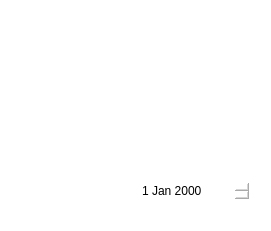
       <widget class="QGroupBox" name="attribut">
        <property name="geometry">
         <rect>
          <x>230</x>
          <y>250</y>
          <width>271</width>
          <height>231</height>
         </rect>
        </property>
        <property name="palette">
         <palette>
          <active>
           <colorrole role="Button">
            <brush brushstyle="SolidPattern">
             <color alpha="127">
              <red>255</red>
              <green>255</green>
              <blue>255</blue>
             </color>
            </brush>
           </colorrole>
           <colorrole role="BrightText">
            <brush brushstyle="SolidPattern">
             <color alpha="255">
              <red>0</red>
              <green>255</green>
              <blue>0</blue>
             </color>
            </brush>
           </colorrole>
           <colorrole role="Base">
            <brush brushstyle="SolidPattern">
             <color alpha="127">
              <red>255</red>
              <green>255</green>
              <blue>255</blue>
             </color>
            </brush>
           </colorrole>
           <colorrole role="Window">
            <brush brushstyle="SolidPattern">
             <color alpha="127">
              <red>255</red>
              <green>255</green>
              <blue>255</blue>
             </color>
            </brush>
           </colorrole>
           <colorrole role="HighlightedText">
            <brush brushstyle="SolidPattern">
             <color alpha="255">
              <red>0</red>
              <green>255</green>
              <blue>255</blue>
             </color>
            </brush>
           </colorrole>
           <colorrole role="NoRole">
            <brush brushstyle="SolidPattern">
             <color alpha="255">
              <red>170</red>
              <green>255</green>
              <blue>255</blue>
             </color>
            </brush>
           </colorrole>
          </active>
          <inactive>
           <colorrole role="Button">
            <brush brushstyle="SolidPattern">
             <color alpha="127">
              <red>255</red>
              <green>255</green>
              <blue>255</blue>
             </color>
            </brush>
           </colorrole>
           <colorrole role="BrightText">
            <brush brushstyle="SolidPattern">
             <color alpha="255">
              <red>0</red>
              <green>255</green>
              <blue>0</blue>
             </color>
            </brush>
           </colorrole>
           <colorrole role="Base">
            <brush brushstyle="SolidPattern">
             <color alpha="127">
              <red>255</red>
              <green>255</green>
              <blue>255</blue>
             </color>
            </brush>
           </colorrole>
           <colorrole role="Window">
            <brush brushstyle="SolidPattern">
             <color alpha="127">
              <red>255</red>
              <green>255</green>
              <blue>255</blue>
             </color>
            </brush>
           </colorrole>
           <colorrole role="HighlightedText">
            <brush brushstyle="SolidPattern">
             <color alpha="255">
              <red>0</red>
              <green>255</green>
              <blue>255</blue>
             </color>
            </brush>
           </colorrole>
           <colorrole role="NoRole">
            <brush brushstyle="SolidPattern">
             <color alpha="255">
              <red>170</red>
              <green>255</green>
              <blue>255</blue>
             </color>
            </brush>
           </colorrole>
          </inactive>
          <disabled>
           <colorrole role="Button">
            <brush brushstyle="SolidPattern">
             <color alpha="127">
              <red>255</red>
              <green>255</green>
              <blue>255</blue>
             </color>
            </brush>
           </colorrole>
           <colorrole role="BrightText">
            <brush brushstyle="SolidPattern">
             <color alpha="255">
              <red>0</red>
              <green>255</green>
              <blue>0</blue>
             </color>
            </brush>
           </colorrole>
           <colorrole role="Base">
            <brush brushstyle="SolidPattern">
             <color alpha="127">
              <red>255</red>
              <green>255</green>
              <blue>255</blue>
             </color>
            </brush>
           </colorrole>
           <colorrole role="Window">
            <brush brushstyle="SolidPattern">
             <color alpha="127">
              <red>255</red>
              <green>255</green>
              <blue>255</blue>
             </color>
            </brush>
           </colorrole>
           <colorrole role="HighlightedText">
            <brush brushstyle="SolidPattern">
             <color alpha="255">
              <red>0</red>
              <green>255</green>
              <blue>255</blue>
             </color>
            </brush>
           </colorrole>
           <colorrole role="NoRole">
            <brush brushstyle="SolidPattern">
             <color alpha="255">
              <red>170</red>
              <green>255</green>
              <blue>255</blue>
             </color>
            </brush>
           </colorrole>
          </disabled>
         </palette>
        </property>
        <property name="autoFillBackground">
         <bool>false</bool>
        </property>
        <property name="styleSheet">
         <string notr="true">
border-radius: 5px;
background-color: rgba(255, 255, 255, 0.5);</string>
        </property>
        <property name="title">
         <string/>
        </property>
        <widget class="QLineEdit" name="quantite">
         <property name="geometry">
          <rect>
           <x>140</x>
           <y>60</y>
           <width>113</width>
           <height>22</height>
          </rect>
         </property>
         <property name="styleSheet">
          <string notr="true">background-color: rgba(255, 255, 255, 0.5);
border-radius: 5px;</string>
         </property>
        </widget>
        <widget class="QLineEdit" name="etat">
         <property name="geometry">
          <rect>
           <x>140</x>
           <y>100</y>
           <width>113</width>
           <height>22</height>
          </rect>
         </property>
         <property name="styleSheet">
          <string notr="true">background-color: rgba(255, 255, 255, 0.5);
border-radius: 5px;</string>
         </property>
        </widget>
        <widget class="QLineEdit" name="type_1">
         <property name="geometry">
          <rect>
           <x>140</x>
           <y>140</y>
           <width>113</width>
           <height>22</height>
          </rect>
         </property>
         <property name="styleSheet">
          <string notr="true">background-color: rgba(255, 255, 255, 0.5);
border-radius: 5px;</string>
         </property>
        </widget>
        <widget class="QDateEdit" name="dateEdit_1">
         <property name="geometry">
          <rect>
           <x>140</x>
           <y>180</y>
           <width>110</width>
           <height>22</height>
          </rect>
         </property>
        </widget>
       </widget>
